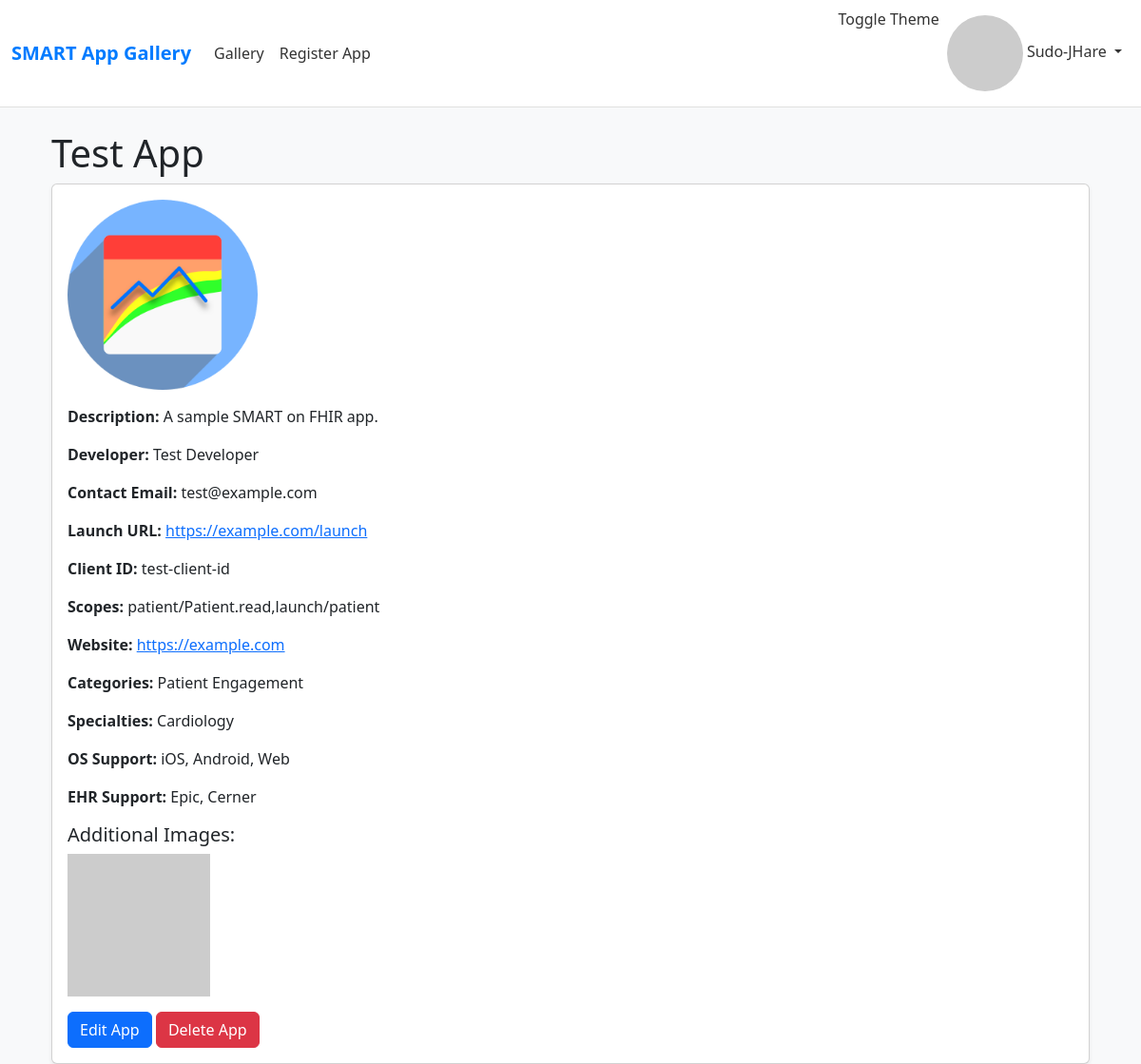
The app's page /gallery/1 (signed in) with its own data.
### app/models.py (models this page shows, shortened)
class User(db.Model):
    id = db.Column(db.Integer, primary_key=True)
    username = db.Column(db.String(80), unique=True, nullable=False)
    email = db.Column(db.String(120), unique=True, nullable=True)
    password_hash = db.Column(db.String(255))
    oauth_provider = db.Column(db.String(50))
    oauth_id = db.Column(db.String(100))
    created_at = db.Column(db.DateTime, default=datetime.utcnow)
    @property
    def is_authenticated(self):
        return True

class SmartApp(db.Model):
    id = db.Column(db.Integer, primary_key=True)
    name = db.Column(db.String(100), nullable=False)
    description = db.Column(db.Text, nullable=False)
    developer = db.Column(db.String(100), nullable=False)
    contact_email = db.Column(db.String(120), nullable=False)
    logo_url = db.Column(db.String(200))
    launch_url = db.Column(db.String(200), nullable=False)
    client_id = db.Column(db.String(100), nullable=False)
    scopes = db.Column(db.Text)
    website = db.Column(db.String(200))
    designed_for_id = db.Column(db.Integer, db.ForeignKey('designed_for.id'))
    application_type_id = db.Column(db.Integer, db.ForeignKey('application_type.id'))
    fhir_compatibility_id = db.Column(db.Integer, db.ForeignKey('fhir_support.id'))
    categories = db.Column(db.Text)  # Comma-separated Category IDs
    specialties = db.Column(db.Text)  # Comma-separated Speciality IDs
    licensing_pricing_id = db.Column(db.Integer, db.ForeignKey('pricing_license.id'))
    os_support = db.Column(db.Text)  # Comma-separated OSSupport IDs
    app_images = db.Column(db.Text)
    ehr_support = db.Column(db.Text)  # Comma-separated EHRSupport IDs
    user_id = db.Column(db.Integer, db.ForeignKey('user.id'), nullable=False)
    registration_date = db.Column(db.DateTime, default=datetime.utcnow)
    last_updated = db.Column(db.DateTime, default=datetime.utcnow, onupdate=datetime.utcnow)

### app/routes.py (the view)
@gallery_bp.route('/gallery/<int:app_id>')
def app_detail(app_id):
    app = SmartApp.query.get_or_404(app_id)
    logger.debug(f"App Detail ID: {app_id}, logo_url: {app.logo_url}, app_images: {app.app_images}")
    app_categories = []
    if app.categories:
        category_ids = [int(cid) for cid in app.categories.split(',') if cid]
        app_categories = Category.query.filter(Category.id.in_(category_ids)).all()
    app_specialties = []
    if app.specialties:
        speciality_ids = [int(sid) for sid in app.specialties.split(',') if sid]
        app_specialties = Speciality.query.filter(Speciality.id.in_(speciality_ids)).all()
    app_os_supports = []
    if app.os_support:
        os_ids = [int(oid) for oid in app.os_support.split(',') if oid]
        app_os_supports = OSSupport.query.filter(OSSupport.id.in_(os_ids)).all()
    app_ehr_supports = []
    if app.ehr_support:
        ehr_ids = [int(eid) for eid in app.ehr_support.split(',') if eid]
        app_ehr_supports = EHRSupport.query.filter(EHRSupport.id.in_(ehr_ids)).all()
    return render_template(
        'app_detail.html',
        app=app,
        app_categories=app_categories,
        app_specialties=app_specialties,
        app_os_supports=app_os_supports,
        app_ehr_supports=app_ehr_supports
    )

### app/templates/app_detail.html (shortened to what this page needs)
{% extends "base.html" %}
{% block content %}
    <div class="container mt-4">
        <h1>{{ app.name }}</h1>
        <div class="card shadow-sm">
            <div class="card-body">
                {% if app.logo_url %}
                    <img src="{{ app.logo_url }}" alt="{{ app.name }} logo" style="max-height: 200px; object-fit: contain; margin-bottom: 1rem;" onerror="this.style.display='none';">
                {% else %}
                    <img src="https://via.placeholder.com/200?text=No+Logo" alt="No Logo" style="max-height: 200px; object-fit: contain; margin-bottom: 1rem;">
                {% endif %}
                <p><strong>Description:</strong> {{ app.description }}</p>
                <p><strong>Developer:</strong> {{ app.developer }}</p>
                <p><strong>Contact Email:</strong> {{ app.contact_email }}</p>
                <p><strong>Launch URL:</strong> <a href="{{ app.launch_url }}">{{ app.launch_url }}</a></p>
                <p><strong>Client ID:</strong> {{ app.client_id }}</p>
                <p><strong>Scopes:</strong> {{ app.scopes }}</p>
                {% if app.website %}
                    <p><strong>Website:</strong> <a href="{{ app.website }}">{{ app.website }}</a></p>
                {% endif %}
                {% if app_categories %}
                    <p><strong>Categories:</strong> {{ app_categories | map(attribute='name') | join(', ') }}</p>
                {% endif %}
                {% if app_specialties %}
                    <p><strong>Specialties:</strong> {{ app_specialties | map(attribute='name') | join(', ') }}</p>
                {% endif %}
                {% if app_os_supports %}
                    <p><strong>OS Support:</strong> {{ app_os_supports | map(attribute='name') | join(', ') }}</p>
                {% endif %}
                {% if app_ehr_supports %}
                    <p><strong>EHR Support:</strong> {{ app_ehr_supports | map(attribute='name') | join(', ') }}</p>
                {% endif %}
                {% if app.app_images %}
                    <h5>Additional Images:</h5>
                    <div class="row">
                        {% for img_url in app.app_images.split(',') %}
                            <div class="col-md-4 mb-3">
                                <img src="{{ img_url }}" alt="App Image" style="max-height: 150px; object-fit: contain;" onerror="this.style.display='none';">
                            </div>
                        {% endfor %}
                    </div>
                {% endif %}
                {% if current_user.is_authenticated and current_user.id == app.user_id %}
                    <a href="{{ url_for('gallery.edit_app', app_id=app.id) }}" class="btn btn-primary">Edit App</a>
                    <form action="{{ url_for('gallery.delete_app', app_id=app.id) }}" method="POST" style="display:inline;">
                        <button type="submit" class="btn btn-danger" onclick="return confirm('Are you sure you want to delete this app?');">Delete App</button>
                    </form>
                {% endif %}
            </div>
        </div>
    </div>
{% endblock %}

### app/templates/base.html (shortened to what this page needs)
<!DOCTYPE html>
<html lang="en"> <head>
    <link href="https://cdn.jsdelivr.net/npm/bootstrap@5.3.0/dist/css/bootstrap.min.css" rel="stylesheet">
</head>
<body>
    <nav class="navbar navbar-expand-lg navbar-light">
        <div class="container-fluid">
            <a class="navbar-brand" href="{{ url_for('gallery.gallery') }}">SMART App Gallery</a>
            <div class="collapse navbar-collapse" id="navbarNav">
                <ul class="navbar-nav me-auto">
                    <li class="nav-item">
                        <a class="nav-link {% if request.endpoint == 'gallery.gallery' %}active{% endif %}" href="{{ url_for('gallery.gallery') }}">Gallery</a>
                    </li>
                    {% if current_user.is_authenticated %}
                        <li class="nav-item">
                            <a class="nav-link {% if request.endpoint == 'gallery.register' %}active{% endif %}" href="{{ url_for('gallery.register') }}">Register App</a>
                        </li>
                    {% endif %}
                </ul>
                <ul class="navbar-nav">
                    <li class="nav-item">
                        <button type="button" class="nav-link theme-toggle" onclick="toggleTheme()" style="background:none; border:none; padding:inherit; cursor:pointer; display:inline-block; line-height:inherit;">Toggle Theme</button>
                    </li>
                    {% if current_user.is_authenticated %}
                        <li class="nav-item dropdown">
                            <a class="nav-link dropdown-toggle" href="#" id="userDropdown" role="button" data-bs-toggle="dropdown" aria-expanded="false">
                                {% if current_user.email and current_user.email | md5 %}
                                    <img src="https://www.gravatar.com/avatar/{{ current_user.email | md5 }}?s=30&d=identicon" class="user-avatar" alt="User Avatar">
                                {% else %}
                                     <span class="initials-avatar">{{ current_user.username[:2] | upper }}</span>
                                {% endif %}
                                {{ current_user.username }} </a>
                        </li>
                    {% endif %}
                </ul>
            </div>
        </div>
    </nav>
    <div class="container mt-4">
        {% block content %}{% endblock %}
    </div>
</body>
</html>

### app/templates/base.html (style rules this page uses)
.navbar-light { background-color: #ffffff !important; border-bottom: 1px solid #e0e0e0; }
.navbar-brand { font-weight: bold; color: #007bff !important; }
.nav-link { color: #333 !important; transition: color 0.2s ease; }
body { background-color: #f8f9fa; color: #212529; }
.card { background-color: #ffffff; }
.user-avatar { border-radius: 50%; vertical-align: middle; }

### records on screen
User: username "Sudo-JHare"
SmartApp: name "Test App", logo_url (picture), description "A sample SMART on FHIR app.", developer "Test Developer", contact_email "test@example.com", launch_url "https://example.com/launch", client_id "test-client-id", scopes "patient/Patient.read,launch/patient", website "https://example.com"

### other values on screen
{{ app_categories | map(attribute='name') | join(', ') }} "Patient Engagement"
{{ app_specialties | map(attribute='name') | join(', ') }} "Cardiology"
{{ app_os_supports | map(attribute='name') | join(', ') }} "iOS, Android, Web"
{{ app_ehr_supports | map(attribute='name') | join(', ') }} "Epic, Cerner"
